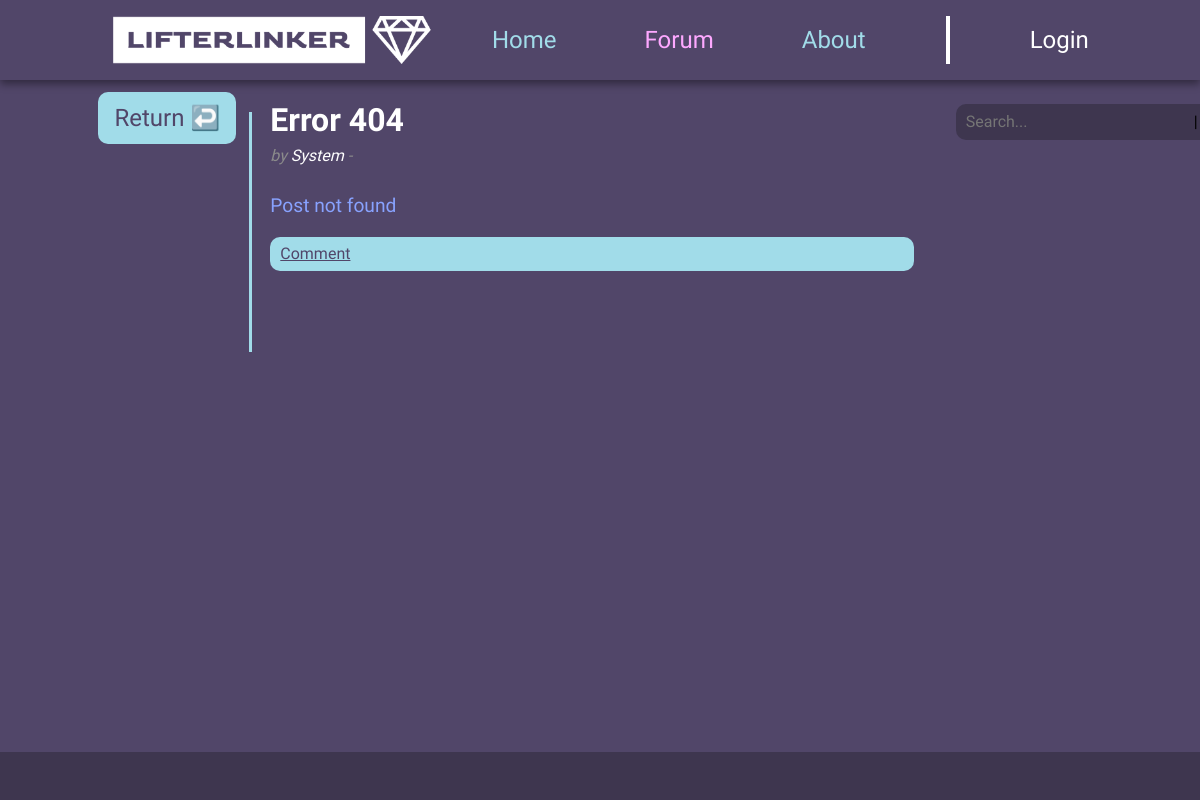
The app's page /f/post/19, older data.
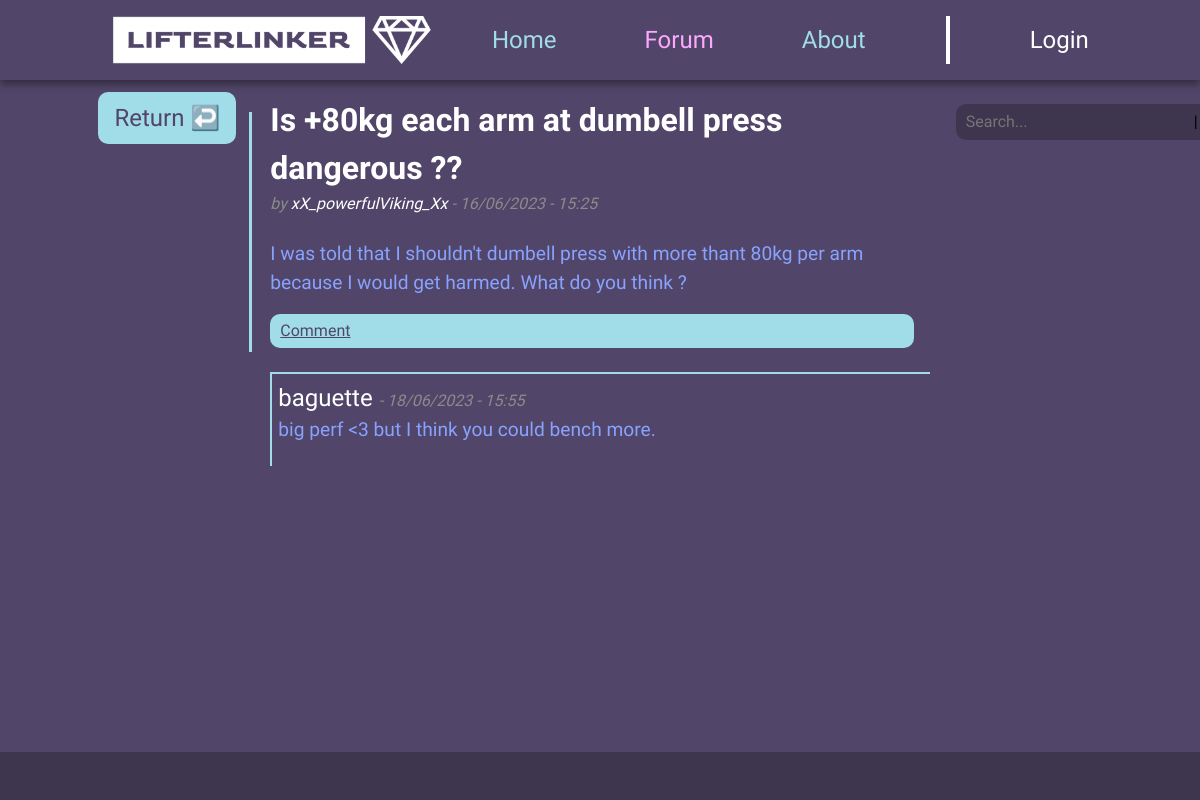
The same page, newer data.
### forum/models.py (models this page shows, shortened)
class Post(models.Model):
    postID = models.AutoField(primary_key=True)
    status = models.IntegerField(default=0) # 0 = open, 1 = closed
    author = models.CharField(max_length=25)
    title = models.CharField(max_length=60)
    content = models.TextField(max_length=3000)
    date = models.DateTimeField(auto_now_add=True)
    category = models.CharField(max_length=60, default="")
    subcategory = models.CharField(max_length=60, default="")
    upvotes = models.IntegerField(default=0)
    downvotes = models.IntegerField(default=0)

class Comment(models.Model):
    commmentID = models.AutoField(primary_key=True)
    parentID = models.IntegerField(default=0)
    author = models.CharField(max_length=25)
    content = models.TextField(max_length=2500)
    date = models.DateTimeField(auto_now_add=True)
    upvotes = models.IntegerField(default=0)
    downvotes = models.IntegerField(default=0)

### forum/views.py (the view, shortened to what this page needs)
# urls.py: path('post/<int:postID>', views.post, name='post'),
def post(request, postID):
    try :
        post = Post.objects.get(postID=postID)
        comments = Comment.objects.filter(parentID=postID)
    except :
        post = {'title': 'Error 404', 'content': 'Post not found', 'author': 'System'}
        comments = {}
    return render(request, 'post_page.html', {'post': post, 'comments': comments, 'session': request.session})

### forum/templates/post_page.html (shortened to what this page needs)
{% extends 'base.html' %}
{% block nav %}
    <a class="nav-link hoverlink" href="{% url 'index' %}"
        style="color: #a1dce9;  margin-left: 1.5em; margin-right: 1.5em;">Home</a>
    <a class="nav-link hoverlink" href="{% url 'forumindex' %}"
        style="color: #FDA8FF; margin-left: 1.5em; margin-right: 1.5em;">Forum</a>
    <a class="nav-link hoverlink" href="{% url 'about' %}"
        style="color: #a1dce9; margin-left: 1.5em; margin-right: 1.5em;">About</a>
    <div style="background-color: white; width: 4px; height: 2em; margin-left: 1.5em; margin-right: 1.5em;"></div>
    {% if session.username %}
        <a class="nav-link hoverlink" href="{% url 'userindex' %}"
            style="color: #ffffff;  margin-left: 1.5em; margin-right: 1.5em;">{{ session.username }}</a>
    {% else %}
        <a class="nav-link hoverlink" href="{% url 'userindex' %}"
            style="color: #ffffff;  margin-left: 1.5em; margin-right: 1.5em;">Login</a>
    {% endif %}
{% endblock %}
{% block navbar2 %}
    <div class="hoverbutton" style="background-color:#a1dce9; border-radius: 10px; margin-right: 1em;">
        <a onclick="window.history.back()" class="nav-link" href="#" style="color: #514669;">Return ↩️</a>
    </div>
{% endblock %}
{% block body %}
    {% if post %}
        <div>
            <b class="post_title">{{ post.title }} </b><br>
            <i style="color: #8B8B8B">by <a class="post_author" href="{% url 'user' username=post.author %}">{{ post.author }}</a> - {{ post.date|date:"d/m/Y - H:i" }}</i><br><br>
            <p style="color: #88A2FE"> {{ post.content }} </p>
            {% if session.username %}
                <script>
                    function opencomment() {
                        document.getElementById('comment_form').style.display = "block";
                    }
                </script>
                <div class="d-flex justify-content-between">
                    {% if post.status == 1 %}
                        <button class="hoverbutton" style="background-color:#514669; padding: 5px 10px 5px 10px; border: none; border-radius: 10px; margin-right: 1em; color: #8B8B8B; width: 25%;">Comment</button>
                    {% else %}
                        <button class="hoverbutton" style="background-color:#a1dce9; padding: 5px 10px 5px 10px; border: none; border-radius: 10px; margin-right: 1em; color: #514669; width: 25%;" onclick="opencomment()">Comment</button>
                        <form action="{% url 'archive' %}" method="POST">
                            {% csrf_token %}
                            <input type="hidden" id="postID" name="postID" value="{{ post.postID }}">
                            <input class="hoverbutton" style="background-color:#A41A1A; padding: 5px 10px 5px 10px; border: none; border-radius: 10px; margin-right: 1em; color: #A1DCE9;" type="submit" value="Archive">
                        </form>
                    {% endif %}
                </div>
            {% else %}
                <div onclick="gotologin()" class="hoverbutton" style="background-color:#a1dce9; padding: 5px 10px 5px 10px; border: none; border-radius: 10px; margin-right: 1em;">
                    <a style="color: #514669;" href="#">Comment</a>
                </div>
                {% endif %}
            <br>
        </div>
        {% for c in comments %}
            <div style="padding: 6px; margin-bottom: 25px; border-top: 2px solid #A1DCE9; border-left: 2px solid #A1DCE9; border-right: none; border-bottom: none;">
                <a class="comment_author" href="{% url 'user' username=c.author %}"> {{ c.author }} </a><i style="color: #8B8B8B">- {{ c.date|date:"d/m/Y - H:i" }}</i>
                <p style="color: #88A2FE"> {{ c.content }} </p>
            </div>
        {% endfor %}
    {% else %}
        <p>
            404 <br>
            Post not found
        </p>
    {% endif %}
{% endblock %}

Row changes from the older to the newer data that the page shows:
added Post: title "Is +80kg each arm at dumbell press dangerous ??", author "xX_powerfulViking_Xx", date "16/06/2023 - 15:25", content "I was told that I shouldn't dumbell press with more thant 80kg per arm because I would get harmed. What do you think ?"
added Comment: author "baguette", date "18/06/2023 - 15:55", content "big perf <3 but I think you could bench more."
Text that changed along with them:
{{ post.title }}: "Error 404" → (not shown)
{{ post.author }}: "System" → (not shown)
{{ post.content }}: "Post not found" → (not shown)
